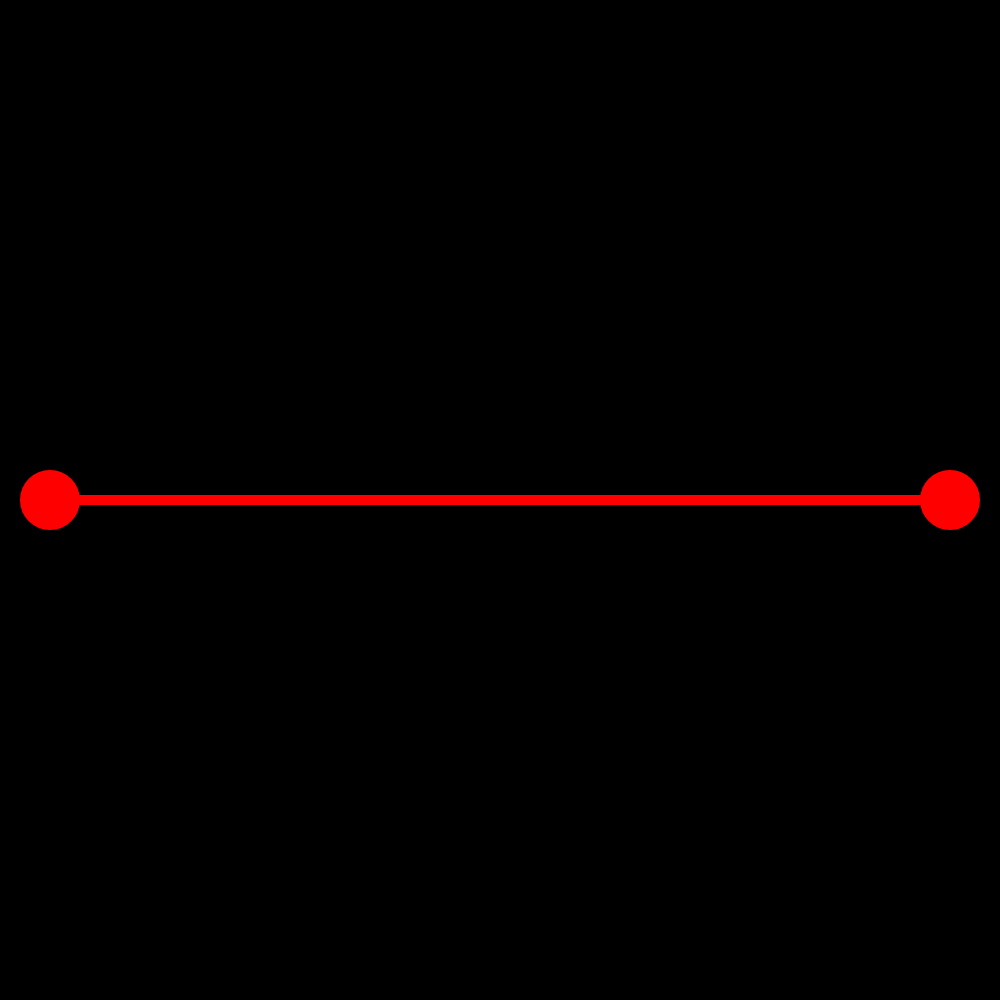
Frame 1 (no input)
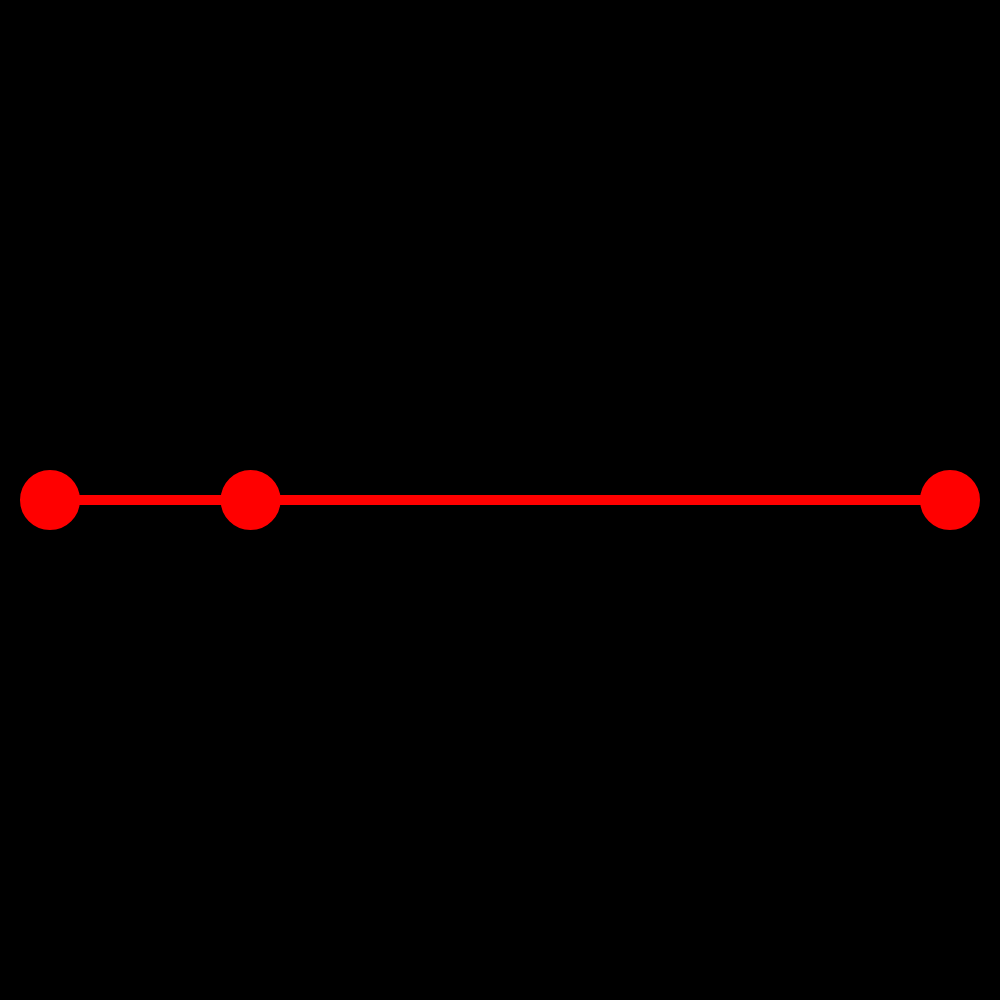
Frame 60 (no input)
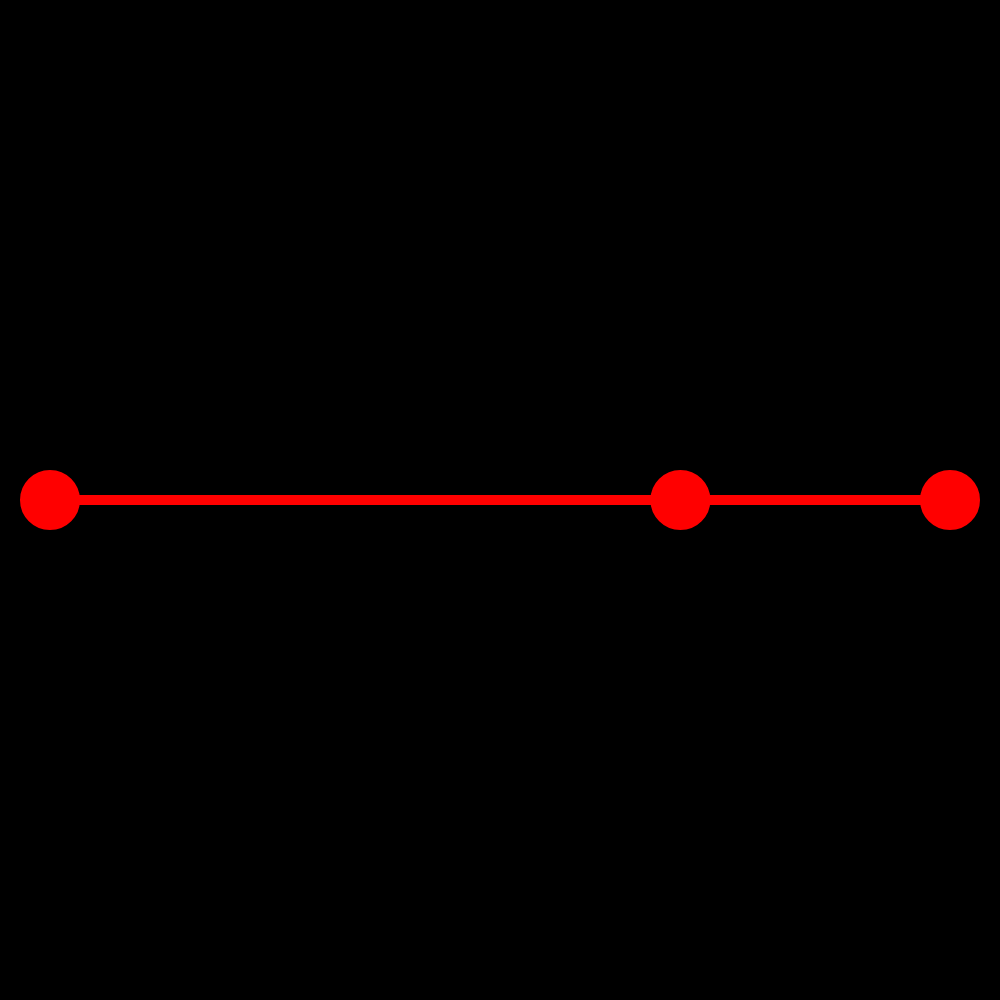
Frame 120 (the mouse pressed at the canvas centre since frame 60)

The p5.js sketch that drew these frames (run headless with seeded random() and noise() and a simulated clock; from frame 60 on, the mouse is pressed at the canvas centre):

// p5.js sketch
// ── sketch.js
// Line Circle Illusion
// Noor-Eddin Mohamed
// October 26 2025
// https://www.youtube.com/shorts/iKsOTNWyum8
// Extra for Experts:
// - describe what you did to take this project "above and beyond"

let theLineArray = [];
const DIAMETER = 50;
const ANG_FREQ = 1;
let amplitudeX;
let time;

function setup() {
  if (windowWidth > windowHeight) {
    createCanvas(windowHeight, windowHeight);
  }
  else {
    createCanvas(windowWidth, windowWidth);
  }

  amplitudeX = (width - 2 * DIAMETER) / 2;
  
  createLine("red", 0, height / 2, width, height / 2);
}

function createLine(_color, _x1, _y1, _x2, _y2) {
  let theLine = {
    color: _color,
    x1: _x1,
    y1: _y1,
    x2: _x2,
    y2: _y2,
    x: _x1 + DIAMETER,
    y: _y1,
    amplitudeY: _y2 - _y1,
  };
  theLineArray.push(theLine);
}

function draw() {
  background("black");
  drawLine();
  moveCircle();
  drawCircle();
  time = millis() / 1000;
}

function drawLine() {
  for (let aLine of theLineArray) {
    strokeWeight(10);
    stroke(aLine.color);
    fill(aLine.color);
    line(aLine.x1 + DIAMETER, aLine.y1, aLine.x2 - DIAMETER, aLine.y2);
    circle(aLine.x1 + DIAMETER, aLine.y1, DIAMETER);
    circle(aLine.x2 - DIAMETER, aLine.y2, DIAMETER);
  }
}

function drawCircle() {
  for (let aCircle of theLineArray) {
    fill(aCircle.color);
    circle(aCircle.x, aCircle.y, DIAMETER);
  }
}

function moveCircle() {
  for (let aCircle of theLineArray) {
    aCircle.x = -amplitudeX * Math.cos(ANG_FREQ * time) + amplitudeX + DIAMETER;
    aCircle.y = -aCircle.amplitudeY * Math.cos(ANG_FREQ * time) + height / 2;
  }

}
